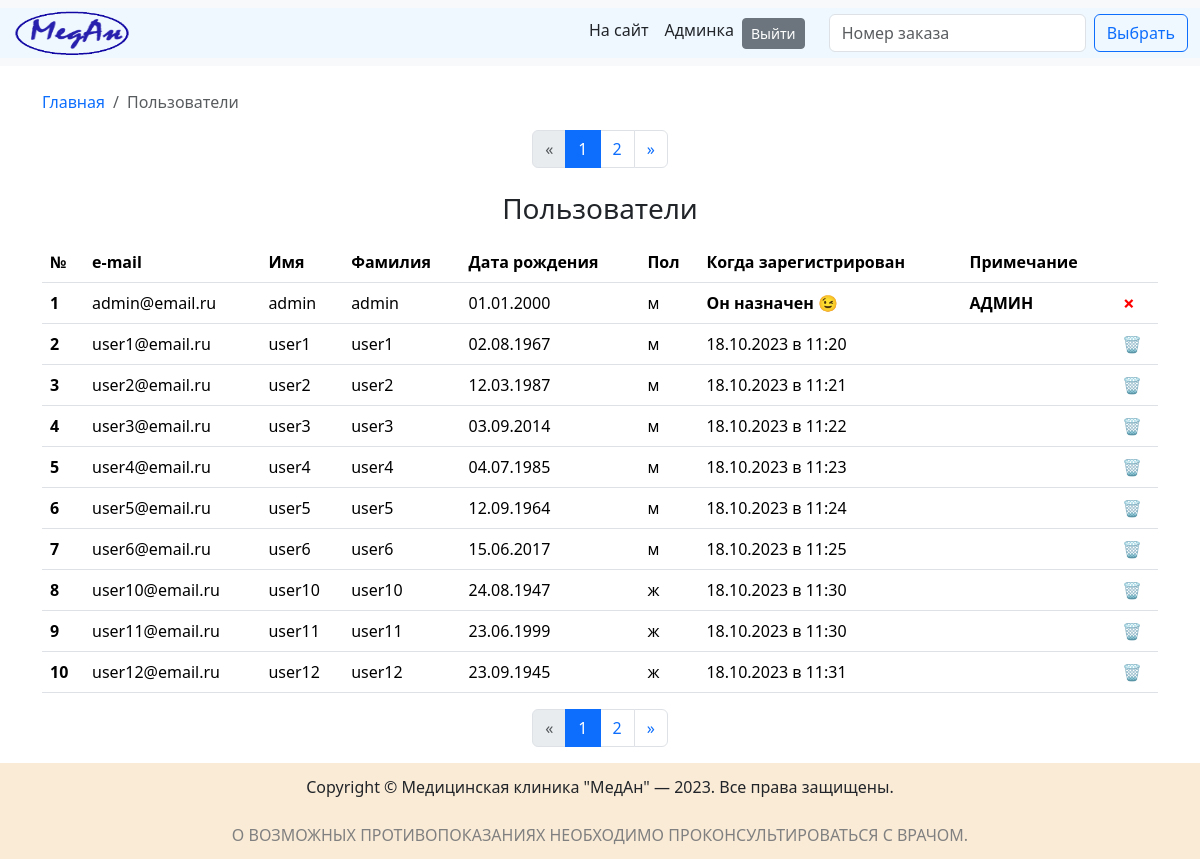
/api/admin/users (signed in), run on an earlier commit of the app's database.
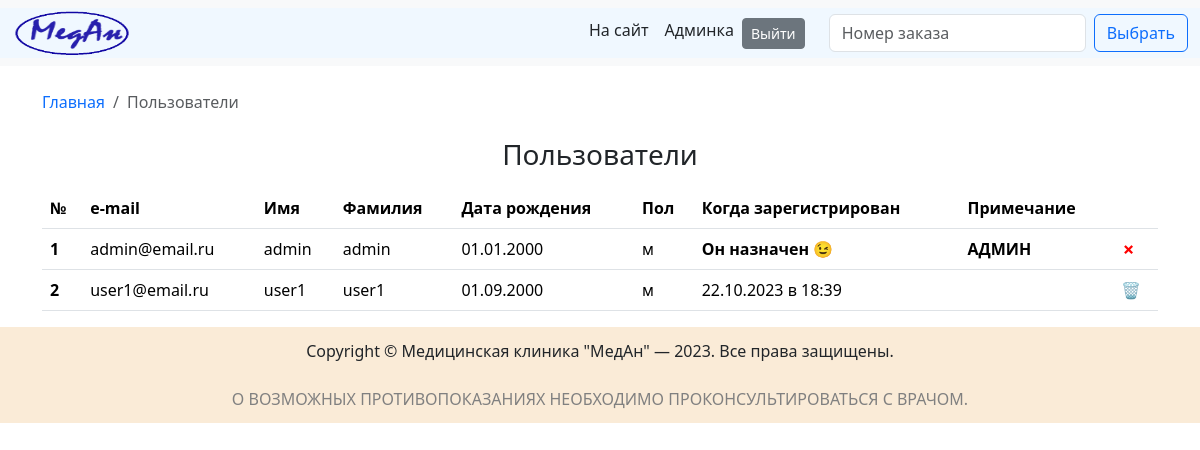
And on a later commit of the database.
### data/users.py (models this page shows, shortened)
class User(SqlAlchemyBase, UserMixin):
    __tablename__ = 'users'
    id = sqlalchemy.Column(sqlalchemy.Integer,
                           primary_key=True,
                           autoincrement=True)
    name = sqlalchemy.Column(sqlalchemy.String,
                             nullable=True)
    lastname = sqlalchemy.Column(sqlalchemy.String,
                                 nullable=True)
    birthday = sqlalchemy.Column(sqlalchemy.String,
                                 nullable=True)
    gender = sqlalchemy.Column(sqlalchemy.String,
                               nullable=True)
    level = sqlalchemy.Column(sqlalchemy.Integer,
                              default=1)
    email = sqlalchemy.Column(sqlalchemy.String,
                              index=True,
                              unique=True,
                              nullable=True)
    hashed_password = sqlalchemy.Column(sqlalchemy.String,
                                        nullable=True)
    created_date = sqlalchemy.Column(sqlalchemy.DateTime,
                                     default=datetime.datetime.now)
    order = orm.relationship("Order", back_populates="user")
    def is_admin(self):
        return self.level > 1  # у обычного пользователя 1, если больше 1 вернёт true

### site_api.py (the view)
@blueprint.route('/api/admin/users')
@blueprint.route('/api/admin/users/<int:page>')
@login_required
def get_users(page=1):
    offset = PERPAGE * (page - 1)
    if not current_user.is_admin():
        a_json = jsonify({'status': 'error', 'errormsg': f'{current_user.name}, Вы не являетесь админом!'})
        return render_template('/admin/index.html', title='Админ панель',
                               data='Недостаточный уровень прав доступа', a_json=a_json.json)
    db_sess = db_session.create_session()
    users = db_sess.query(User.id, User.email, User.name, User.lastname,
                          User.birthday, User.gender, User.level, User.created_date).order_by(User.name).all()
    if not users:
        total = 0
        a_json = jsonify({'status': 'error', 'errormsg': 'Перечень пользователей пуст!'})
    else:
        result = {}
        total = len(users)
        for user in users[offset: offset + PERPAGE]:
            result[user.id] = [user.email, user.name, user.lastname,
                               user.birthday, user.gender,  user.level,
                               user.created_date.strftime('%d.%m.%Y в %H:%M')]
        a_json = jsonify({'status': 'users', 'result': result})
    pagination = Pagination(page=page, per_page=PERPAGE, total=total,
                            items=users[offset: offset + PERPAGE],
                            css_framework='bootstrap5')
    return render_template('/admin/index.html', title='Админ панель',
                           data='Пользователи', a_json=a_json.json,
                           page=page, per_page=PERPAGE, pagination=pagination)

### data/db_session.py (called while the page is built)
def create_session() -> Session:
    global created
    return created()  # возвращаем как конструктор будущего объекта

### server.py (called while the page is built)
@login_manager.user_loader
def load_user(user_id):
    db_sess = db_session.create_session()
    return db_sess.get(User, user_id)

### templates/admin/index.html (shortened to what this page needs)
{% extends 'admin/base.html' %}
{% block body_content %}
<br>
<nav aria-label="breadcrumb">
    <ol class="breadcrumb">
        <li class="breadcrumb-item"><a href="/api/admin" title="Назад в корень панели...">Главная</a></li>
        <li class="breadcrumb-item active" aria-current="page">{{data}}</li>
    </ol>
</nav>
{% if a_json['status'] == 'users' %}
    <div class="container d-flex justify-content-center text-center">
        {{ pagination.links }}
    </div>
    <div class="d-flex justify-content-center text-center h3 p-2">
        {{data}}
    </div>
    <table align="center" class="table">
    <thead class="thead-light">
    <tr>
        <th scope="col">№</th>
        <th scope="col">e-mail</th>
        <th scope="col">Имя</th>
        <th scope="col">Фамилия</th>
        <th scope="col">Дата рождения</th>
        <th scope="col">Пол</th>
        <th scope="col">Когда зарегистрирован</th>
        <th scope="col">Примечание</th>
        <th scope="col">&nbsp</th>
    </tr>
    </thead>
    <tbody>
        {% for key, value in a_json['result'].items() %}
    <tr>
        <th scope="row">{{(page - 1) * 10 + loop.index}}</th>
        <td>{{value[0]}}</td>
        <td>{{value[1]}}</td>
        <td>{{value[2]}}</td>
        <td>{{value[3]}}</td>
        <td>{{value[4]}}</td>
        <td>
            {% if value[5] != 2 %}
            {{value[6]}}
            {% else %}
            <b>Он назначен &#128521;</b>
            {% endif %}
        </td>
        <td>
            {% if value[5] == 2 %}
            <b>АДМИН</b>
            {% endif %}
        </td>
        <td>
            {% if value[5] == 1 %}
                <a href="/api/admin/users/del/{{key}}" title="Удалить запись №{{(page - 1) * 10 + loop.index}}"
                onclick="return confirm('Вы действительно хотите удалить запись №{{(page - 1) * 10 + loop.index}}?')">
                &#128465;
                </a>
            {% else %}
                <span style="color: red;" title="Удалять админа нельзя!"><b>&cross;</b></span>
            {% endif %}
        </td>
    </tr>
        {% endfor %}
    </tbody>
    </table>
    <div class="container d-flex justify-content-center text-center">
        {{ pagination.links }}
    </div>
{% endif %}
{% endblock %}

### templates/admin/base.html (shortened to what this page needs)
<!DOCTYPE html>
<html lang="en">
<head>
    <link href="https://cdn.jsdelivr.net/npm/bootstrap@5.3.1/dist/css/bootstrap.min.css" rel="stylesheet"
>
    <link rel="stylesheet" type="text/css" href="{{  url_for('static', filename='css/style.css') }}">
</head>
<body>
<header>
    <nav class="navbar navbar-expand-lg bg-body-tertiary">
        <div class="container-fluid">
            <div class="collapse navbar-collapse" id="navbarNavDropdown">
                <ul class="navbar-nav me-auto mb-2 mb-lg-0">
                    <li class="nav-item">
                        <a href="/">
                            <img src="{{ url_for('static', filename='images/logo_big.png') }}" alt="лого" width="120"
                                 height="50"></a>
                    </li>
                </ul>
                <ul class="navbar-nav me-4 mb-2 mb-lg-0">
                    <li><a class="p-2 text-dark" href="/" title="На клиентсткую часть сайта">На сайт</a></li>
                    <li><a class="p-2 text-dark" href="/api/admin" title="Панель администратора...">Админка</a></li>
                    {% if current_user.is_authenticated %}
                    <li><a class="btn btn-secondary btn-sm" href="/logout" title="Выход из сеанса администрирования">Выйти</a>
                    </li>
                    {% else %}
                    <li><a class="btn btn-primary" href="/register">Зарегистрироваться</a></li>
                    <li><a class="btn btn-success" href="/login">Войти</a></li>
                    {% endif %}
                </ul>
                <form class="d-flex" action="/api/admin/orders" role="search">
                    <input class="form-control me-2" name="num_order" type="search" placeholder="Номер заказа"
                           aria-label="Search">
                    <button class="btn btn-outline-primary" type="submit">Выбрать</button>
                </form>
            </div>
        </div>
    </nav>
</header>
<div class="container">
    {% block body_content %}{% endblock %}
</div>
<footer>
    <div class="copyright">
            <span style="vertical-align:top; text-align: center;">
                Copyright © Медицинская клиника "МедАн" &#151; 2023. Все права защищены.<br/>
            </span><br>
        <span style="vertical-align:top; text-align: center; color: gray; text-transform: uppercase;">
                О возможных противопоказаниях необходимо проконсультироваться с врачом.<br/>
            </span>
    </div>
</footer>
</body>
</html>

### static/css/style.css (style rules this page uses)
a { text-decoration: none; }
.container-fluid { background-color: #F0F8FF; }
.copyright { text-align: center; background-color: antiquewhite; padding-top: 1%; padding-bottom: 1%; }

What changed in the data, as far as the page shows it:
removed User: (page-1)*10+loop.index "3", email "user2@email.ru", value "user2", birthday "12.03.1987", gender "м", value "18.10.2023 в 11:21"
removed User: (page-1)*10+loop.index "4", email "user3@email.ru", value "user3", birthday "03.09.2014", gender "м", value "18.10.2023 в 11:22"
removed User: (page-1)*10+loop.index "5", email "user4@email.ru", value "user4", birthday "04.07.1985", gender "м", value "18.10.2023 в 11:23"
removed User: (page-1)*10+loop.index "6", email "user5@email.ru", value "user5", birthday "12.09.1964", gender "м", value "18.10.2023 в 11:24"
removed User: (page-1)*10+loop.index "7", email "user6@email.ru", value "user6", birthday "15.06.2017", gender "м", value "18.10.2023 в 11:25"
removed User: index "8", email "user10@email.ru", value "user10", birthday "24.08.1947", gender "ж", value "18.10.2023 в 11:30"
removed User: index "9", email "user11@email.ru", value "user11", birthday "23.06.1999", gender "ж", value "18.10.2023 в 11:30"
removed User: index "10", email "user12@email.ru", value "user12", birthday "23.09.1945", gender "ж", value "18.10.2023 в 11:31"
changed User "user1@email.ru": birthday "02.08.1967" → "01.09.2000"; value "18.10.2023 в 11:20" → "22.10.2023 в 18:39"
Also different on the page:
{{ pagination.links }}: "« 1 2 »" → (not shown)
